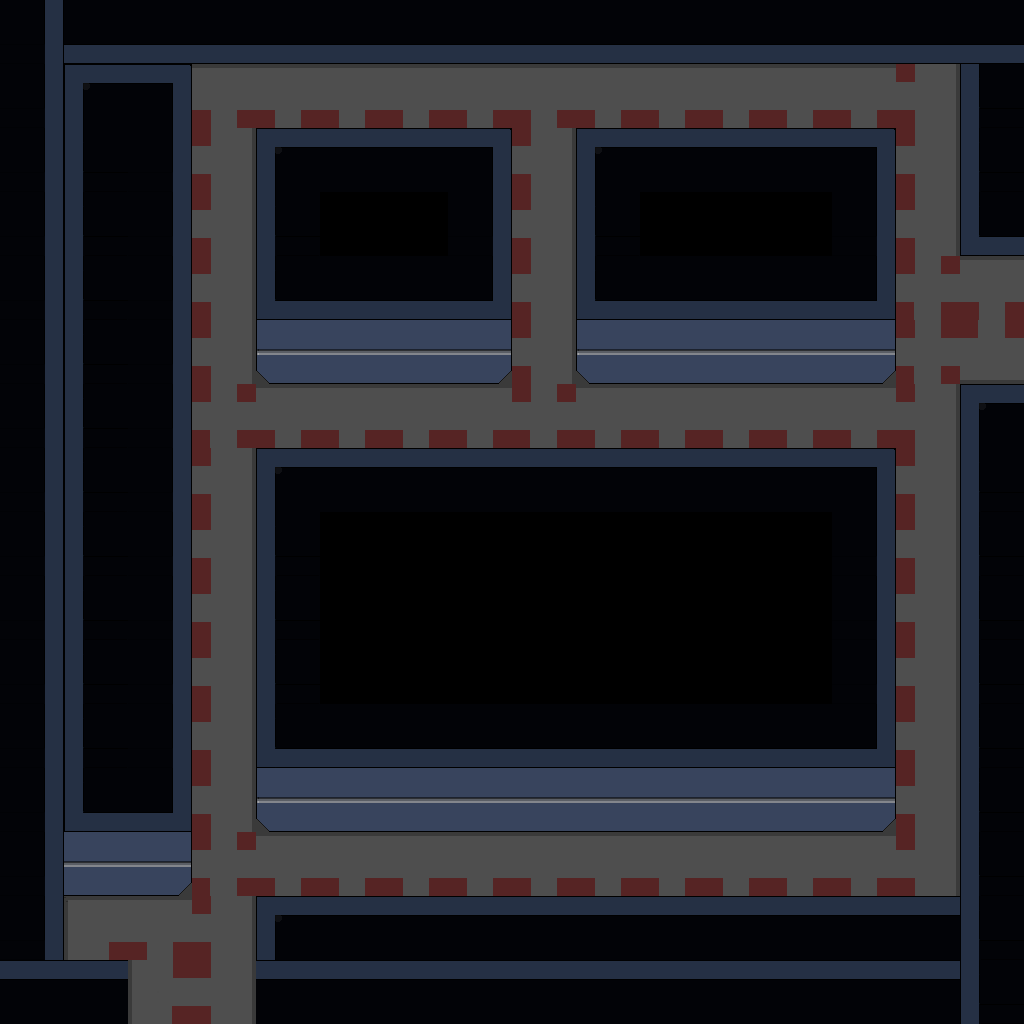

A level layout from a 2D game, rendered from its tile map. Below: a short description, then the map file with its tile-grid data intact:
An orthogonal 16x16 tile map with 64x64 px tiles, 1 tile layer (Tile Layer 1) and 11 objects.

<map version="1.0" orientation="orthogonal" renderorder="left-down" width="16" height="16" tilewidth="64" tileheight="64" nextobjectid="1">
 <tileset firstgid="1" name="Interior 2" tilewidth="64" tileheight="64" tilecount="64" columns="8">
  <image source="../Sprites/Map Tiles.png" width="512" height="512" />
  <tile id="1">
   <objectgroup draworder="index">
    <object id="1" x="0" y="0" width="64" height="64" />
   </objectgroup>
  </tile>
  <tile id="5">
   <objectgroup draworder="index">
    <object id="1" x="0" y="0" width="63.5" height="64.5" />
   </objectgroup>
  </tile>
  <tile id="6">
   <objectgroup draworder="index">
    <object id="1" x="1" y="0" width="62.5" height="63.5" />
   </objectgroup>
  </tile>
  <tile id="7">
   <objectgroup draworder="index">
    <object id="1" x="0.5" y="0" width="63" height="64" />
   </objectgroup>
  </tile>
  <tile id="9">
   <objectgroup draworder="index">
    <object id="1" x="0.5" y="0" width="62.5" height="63.5" />
   </objectgroup>
  </tile>
  <tile id="13">
   <objectgroup draworder="index">
    <object id="1" x="0" y="-0.5" width="63.5" height="64" />
   </objectgroup>
  </tile>
  <tile id="14">
   <objectgroup draworder="index">
    <object id="1" x="0" y="0" width="63.5" height="63" />
   </objectgroup>
  </tile>
  <tile id="15">
   <objectgroup draworder="index">
    <object id="1" x="0" y="0" width="63" height="62.5" />
   </objectgroup>
  </tile>
  <tile id="21">
   <objectgroup draworder="index">
    <object id="1" x="0.5" y="-0.5" width="63" height="64.5" />
   </objectgroup>
  </tile>
  <tile id="22">
   <objectgroup draworder="index">
    <object id="1" x="0" y="0" width="63.5" height="64.5" />
   </objectgroup>
  </tile>
  <tile id="23">
   <objectgroup draworder="index">
    <object id="1" x="0" y="-1" width="63.5" height="65" />
   </objectgroup>
  </tile>
 </tileset>
 <layer name="Tile Layer 1" width="16" height="16">
  <data encoding="csv">
10,15,15,15,15,15,15,15,15,15,15,15,15,15,15,15,
10,6,8,4,4,4,4,4,4,4,4,4,4,4,13,2,
10,2,10,13,6,7,7,8,13,6,7,7,7,8,13,2,
10,2,10,13,2,0,0,10,13,2,0,0,0,10,13,14,
10,2,10,13,14,15,15,16,13,14,15,15,15,16,12,4,
10,2,10,13,22,23,23,24,13,22,23,23,23,24,12,20,
10,2,10,12,4,4,4,4,12,4,4,4,4,4,13,6,
10,2,10,13,6,7,7,7,7,7,7,7,7,8,13,2,
10,2,10,13,2,0,0,0,0,0,0,0,0,10,13,2,
10,2,10,13,2,0,0,0,0,0,0,0,0,10,13,2,
10,2,10,13,2,0,0,0,0,0,0,0,0,10,13,2,
10,2,10,13,14,15,15,15,15,15,15,15,15,16,13,2,
10,14,16,13,22,23,23,23,23,23,23,23,23,24,13,2,
10,23,24,12,4,4,4,4,4,4,4,4,4,4,13,2,
10,3,4,13,6,7,7,7,7,7,7,7,7,7,7,2,
7,7,11,13,7,7,7,7,7,7,7,7,7,7,7,2
</data>
 </layer>
</map>
